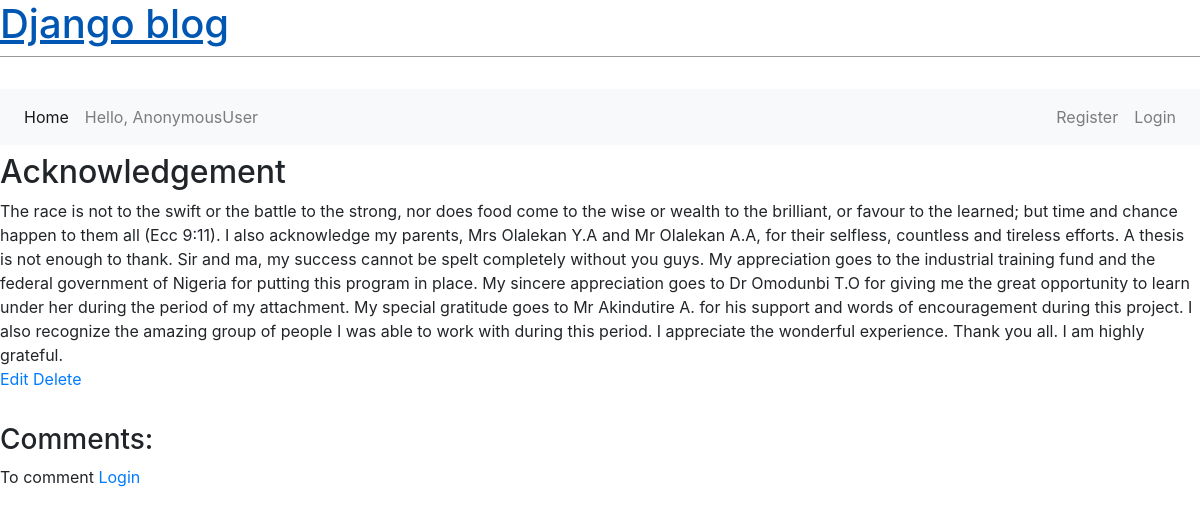
Screenshot of /post/3/ with the database file from the repository.
### blog/models.py (models this page shows, shortened)
class Post (models.Model):
    title = models.CharField (max_length=200)
    author = models.ForeignKey ('auth.User', on_delete=models.CASCADE)
    body = models.TextField ()

### blog/views.py (the view, shortened to what this page needs)
def BlogDetailView (request, pk):
    post = Post.objects.get (pk=pk)
    form = CommentForm ()
    comments = Comment.objects.filter (post=post)
    context = {
        "post": post,
        "comments": comments,
        "form": form,
    }
    return render (request, "post_detail.html", context)

### templates/post_detail.html (shortened to what this page needs)
{% extends 'base.html' %}
{% load static %}
{% block content %}
    <div  class="post-entry">
            <div class="justify-content-center">
        <h2> {{post.title}}</h2>
        <p> {{post.body }}</p>
        <a href="{%  url 'post_edit' post.pk %}"> Edit </a>
        <a href="{%  url 'post_delete' post.pk %}"> Delete </a>
            </div>
        </div>
        <h3>Comments:</h3>
    <div class="form-container">
                {% if request.user.is_authenticated %}
                    <h4>Leave a comment:</h4>
                    <form action="/post/{{ post.pk }}/" method="post">
                        {% csrf_token %}
                        <div class="form-group">
                            <p>Name</p>
                            {{ form.name }}
                        </div>
                    <div class="form-group">
                            <p>Email</p>
                        {{  form.email}}
                    </div>
                    <div class="form-group">
                            <p>Comment</p>
                        {{ form.body }}
                    </div>
                    <button type="submit" class="btn btn-primary">Submit</button>
                    </form>
                {% else %}
                <p>To comment<a href="{% url 'login'%}"> Login </a></p>
                {% endif %}
{% endblock %}

### static/css/base.css (style rules this page uses)
body { font-family: 'Open Sans', serif; font-size: 18px; }
.post-entry { margin-bottom: 2rem; }
.post-entry h2 { margin: 0.5rem 0; }
h3 { color: indigo; }
.post-entry p { margin: 0; font-weight: 400; }

### rows the page displays
Post: title "Acknowledgement", body "The race is not to the swift or the battle to the strong, nor does food come to the wise or wealth to the brilliant, or favour to the learned; but time and chance happen to them all (Ecc 9:11). I also acknowledge my parents, Mrs Olalekan Y.A and Mr Olalekan A.A, for their selfless, countless and tireless efforts. A thesis is not enough to thank. Sir and ma, my success cannot be spelt completely without you guys. My appreciation goes to the industrial training fund and the federal government of Nigeria for putting this program in place. My sincere appreciation goes to Dr Omodunbi T.O for giving me the great opportunity to learn under her during the period of my attachment. My special…"

### other values shown
{{ request.user }} "AnonymousUser"
